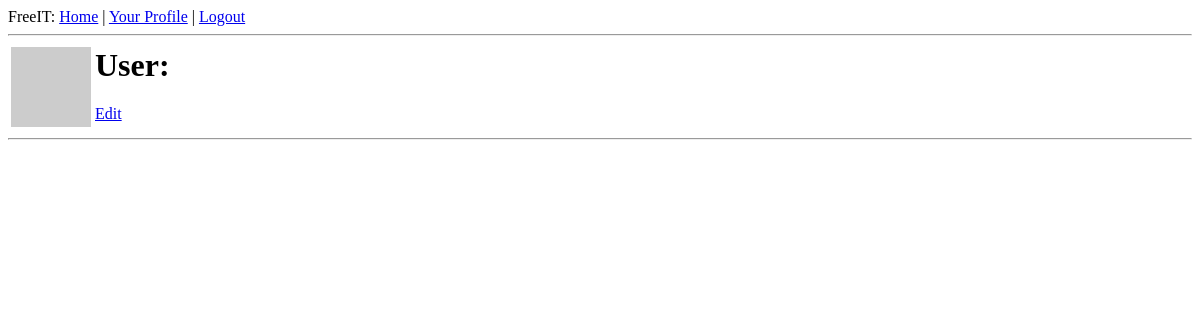
The app's page /user/john (signed in), older data.
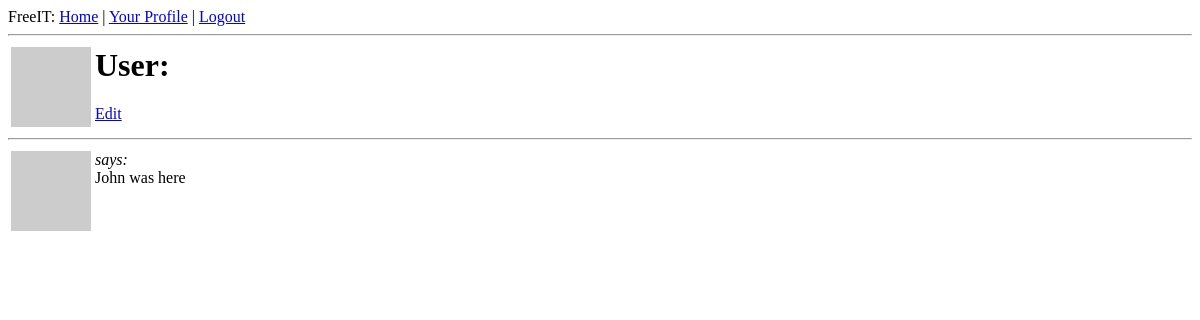
The same page, newer data.
### app/models.py (models this page shows, shortened)
class Post(db.Model):
    id = db.Column(db.Integer, primary_key=True)
    body = db.Column(db.String(140))
    timestamp = db.Column(db.DateTime, index=True, default=datetime.utcnow)
    user_id = db.Column(db.Integer, db.ForeignKey('user.id'))

### app/routes.py (the view)
@app.route('/user/<username>')
@login_required
def user(username):
    user = User.query.filter_by(username = username).first()
    if user == None:
        flash('User ' + username + ' not found.')
        return redirect(url_for('index'))
    posts = Post.query.join(User).filter_by(username = username)
    return render_template('user.html',
        user = user,
        posts = posts)

### app/models.py (called while the page is built)
@login.user_loader
def load_user(id):
    return User.query.get(int(id))

    def avatar(self, size):
        return 'http://www.gravatar.com/avatar/' + md5(self.email.encode('utf-8')).hexdigest() + '?d=mm&s=' + str(size)

### app/routes.py (called while the page is built)
@app.before_request
def before_request():
    if current_user.is_authenticated:
        current_user.last_seen = datetime.utcnow()
        db.session.add(current_user)
        db.session.commit()

### app/templates/user.html (shortened to what this page needs)
{% extends "base.html" %}
{% block content %}
<table>
    <tr valign="top">
        <td><img src="{{user.avatar(128)}}"></td>
        <td>
            <h1>User: {{user.nickname}}</h1>
            {% if user.id == current_user.id %}<p><a href="{{url_for('edit')}}">Edit</a></p>{% endif %}
        </td>
    </tr>
</table>
<hr>
{% for post in posts %}
    {% include 'post.html' %}
{% endfor %}
{% endblock %}

### app/templates/post.html
<table>
    <tr valign="top">
        <td><img src="{{post.author.avatar(50)}}"></td><td><i>{{post.author.nickname}} says:</i><br>{{post.body}}</td>
    </tr>
</table>

Row changes from the older to the newer data that the page shows:
added Post: body "John was here"
